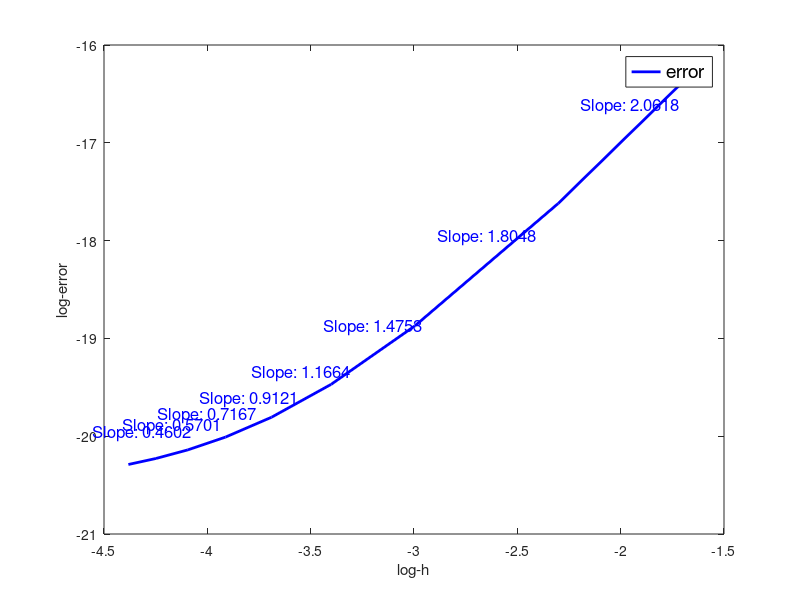

Source code (MATLAB):
clear all; clc; close all;

figure;
h = [1/5, 1/10,1/20, 1/30, 1/40, 1/50,1/60, 1/70, 1/80];
log_h = log(h);



% =========================================================================
error = [9.289261613851114e-08, 2.224928437705465e-08, 6.368294799133563e-09,3.501335844328912e-09, 2.503289494009767e-09,... 
         2.042279879377198e-09, 1.792104802785557e-09, 1.641342091569537e-09, 1.543525492048502e-09];
log_error = log(error);

% =========================================================================



h1 = plot(log_h, log_error,'b-', 'LineWidth', 2);
xlabel("log-h");
ylabel("log-error");
legend('error','Location', 'Best', 'FontSize', 14, 'Box', 'on');

% rate of error
rate_error = zeros(length(log_h)-1,1);
for ii = 1:length(log_h)-1
    rate_error(ii) = (log_error(ii+1) - log_error(ii))/(log_h(ii+1)-log_h(ii));
end

% add slope text
for seg = 1:length(log_h)-1
    x_mid = mean(log_h(seg:seg+1));
    y_mid = mean(log_error(seg:seg+1)) + 0.2;
    text(x_mid, y_mid, sprintf('Slope: %.4f',rate_error(seg)),...
        'Color', 'b',...
        'HorizontalAlignment', 'center',...
        'VerticalAlignment', 'bottom',...
        'FontSize', 12);
end
legend('show'); 
hold off;

fprintf('\n                           Convergence\n');
fprintf('-------------------------------------------------------------------------------\n');
fprintf('\tgrid\te\tlog(e)\n');

for i = 1:length(log_h)
    e = error(i);
    loge = log_error(i); 
    
    % print
    line = sprintf('\t%d\t%.8f\t%.8f\n', i, e, loge);
    fprintf('%s\n', line);
end
